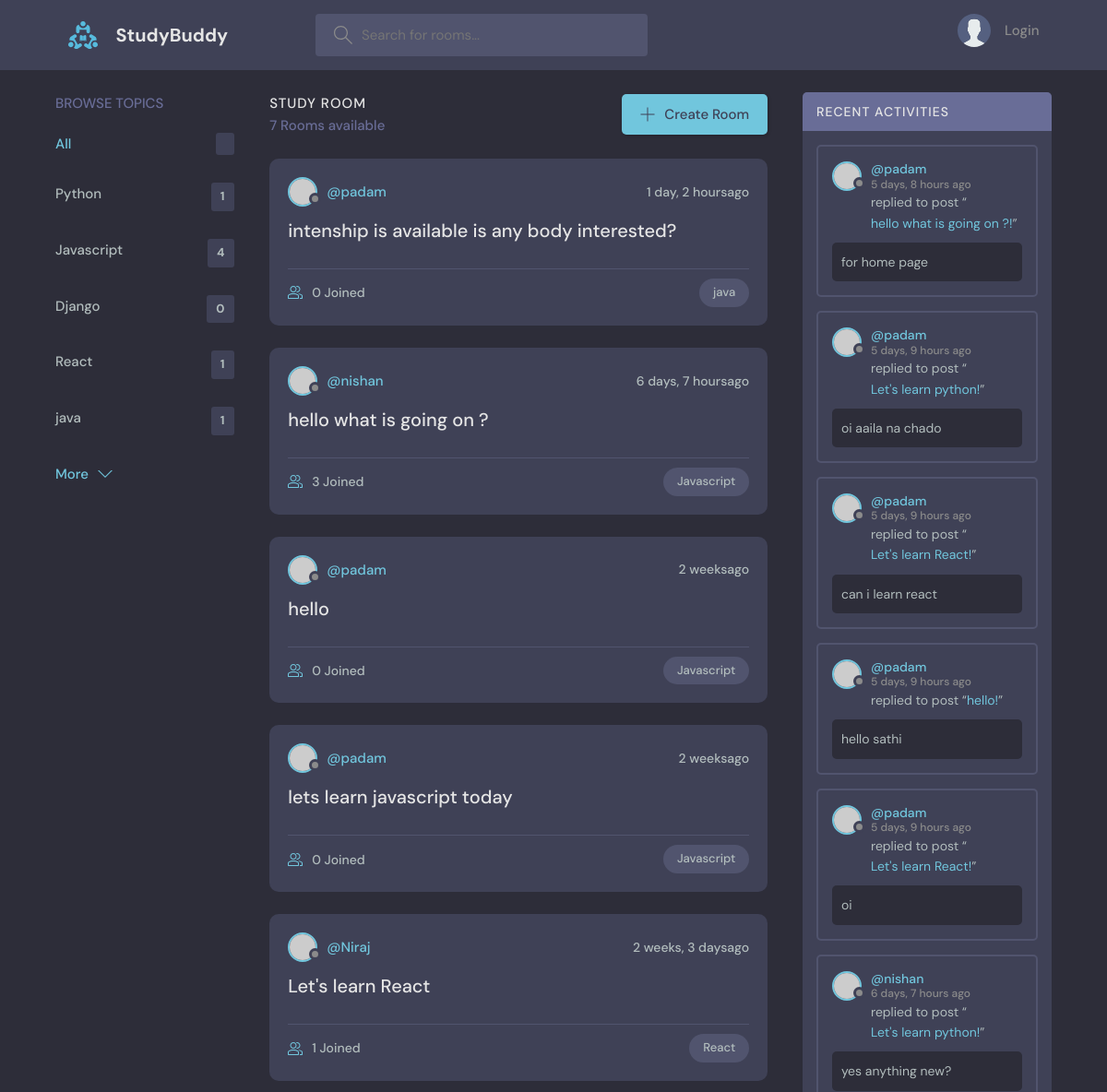
The app's page / (upper part), older data.
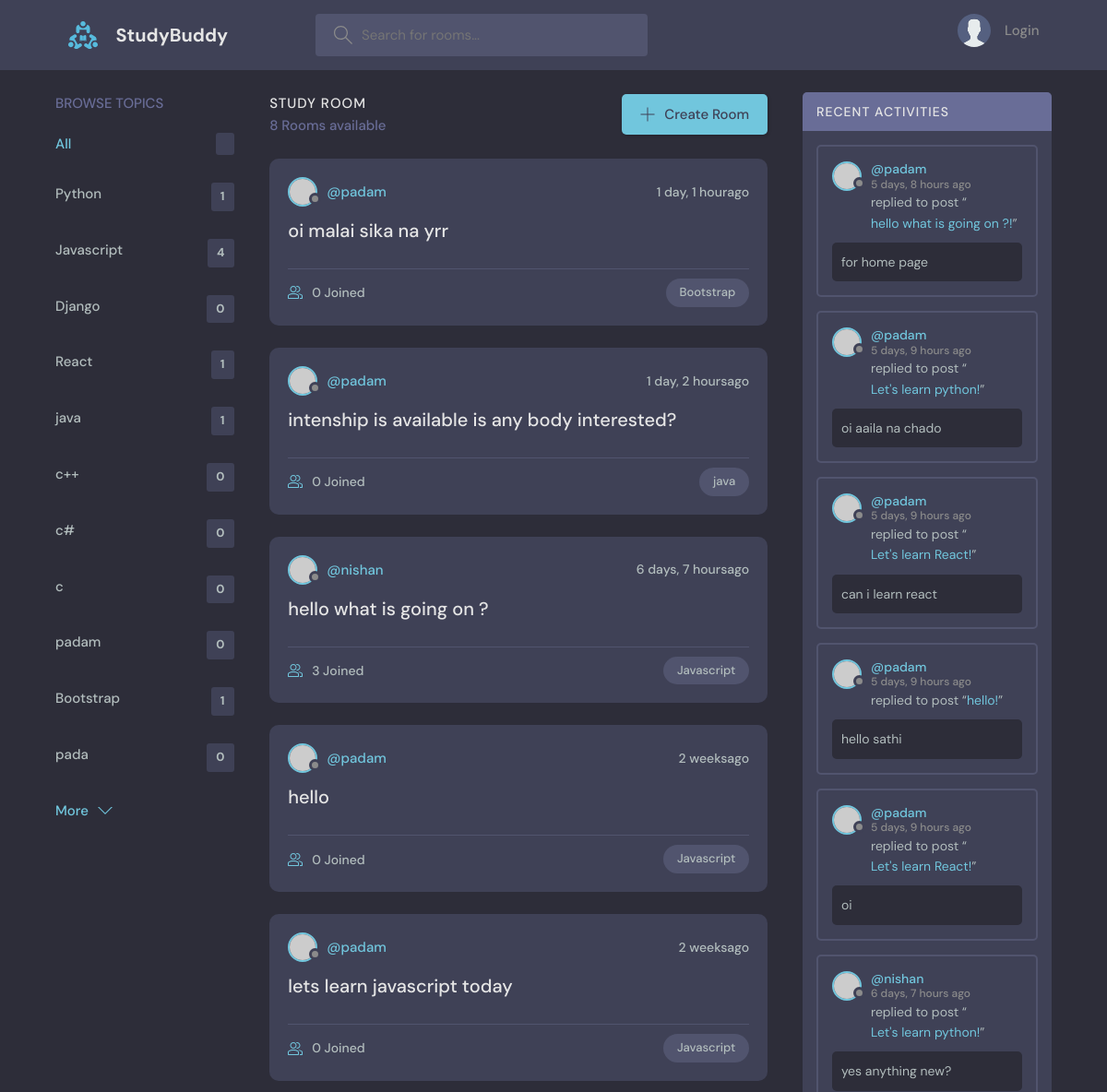
The same page, newer data.
### base/models.py (models this page shows, shortened)
class Topic(models.Model):
    name = models.CharField(max_length=200)

class Room(models.Model):
    host = models.ForeignKey(User,on_delete = models.SET_NULL,null = True)
    topic = models.ForeignKey(Topic,on_delete = models.SET_NULL,null = True)
    name = models.CharField(max_length=200)
    description = models.TextField(null= True,blank = True) #null= true or black= true -- means it cannot be null and black
    participants = models.ManyToManyField(User,related_name='participants' ,blank=True)
    updated = models.DateTimeField(auto_now = True)#it take timestamp everytime whenever updated
    created = models.DateTimeField(auto_now_add = True) #it takes timestapm at the beginning only
    class Meta:
        ordering = ['-updated','-created'] # (-) will make the ordering of lettest item at beginning
    def __str__(self):
        return self.name

class Message(models.Model):
    user = models.ForeignKey(User,on_delete = models.CASCADE)
    room = models.ForeignKey(Room,on_delete=models.CASCADE) #0n_delete= models.CASCADE =>means all the child messages will be deleted
    body= models.TextField()
    updated = models.DateField(auto_now = True)
    created = models.DateTimeField(auto_now_add = True)
    class Meta:
        ordering = ['-updated','-created']

### base/views.py (the view)
# urls.py: path('',views.home,name="home"),
def home(request):
    q = request.GET.get('q') if request.GET.get('q') != None else ''
    rooms = Room.objects.filter(
        Q(topic__name__icontains = q) |
        Q(name__icontains = q) |
        Q(description__icontains = q)
        )
    rooms_count = rooms.count()
    topics = Topic.objects.all()
    room_messages = Message.objects.filter(Q(room__topic__name__icontains = q))
    context = {
        'rooms':rooms,
        'topic':topics,
        'room_count':rooms_count,
        'room_message':room_messages
               }
    return render(request,'base/home.html',context)

### base/templates/base/home.html (shortened to what this page needs)
    {% extends 'main.html' %}
    {% block content %}
    <main class="layout layout--3">
      <div class="container">
        {% include 'base/topics_components.html' %}
        <div class="roomList">
          <div class="roomList__header">
            <div>
              <h2>Study Room</h2>
              <p>{{room_count}} Rooms available</p>
            </div>
            <a class="btn btn--main" href="{% url 'create-room' %}">
              <svg version="1.1" xmlns="http://www.w3.org/2000/svg" width="32" height="32" viewBox="0 0 32 32">
                <title>add</title>
                <path
                  d="M16.943 0.943h-1.885v14.115h-14.115v1.885h14.115v14.115h1.885v-14.115h14.115v-1.885h-14.115v-14.115z"
                ></path>
              </svg>
              Create Room
            </a>
          </div>
         {% include 'base/feed_components.html' %}
        </div>
        {% include 'base/activity_components.html' %}
      </div>
    </main>
{% endblock content %}

### base/templates/base/topics_components.html
<div class="topics">
    <div class="topics__header">
      <h2>Browse Topics</h2>
    </div>
    <ul class="topics__list">
      <li>
        <a href="{% url 'home' %}" class="active">All <span>{{topics.count}}</span></a>
      </li>
      {% for topics in topic %}
      <li>
        <a href="{% url 'home' %}?q={{topics.name}}">{{topics.name}} <span>{{topics.room_set.all.count}}</span></a>
      </li>
      {% endfor %}
    </ul>
    <a class="btn btn--link" href="topics.html">
      More
      <svg version="1.1" xmlns="http://www.w3.org/2000/svg" width="32" height="32" viewBox="0 0 32 32">
        <title>chevron-down</title>
        <path d="M16 21l-13-13h-3l16 16 16-16h-3l-13 13z"></path>
      </svg>
    </a>
  </div>

### base/templates/base/feed_components.html (shortened to what this page needs)
{% for i in rooms %}
<div class="roomListRoom">
    <div class="roomListRoom__header">
      <a href="{% url 'userProfile' i.host.id %}" class="roomListRoom__author">
        <div class="avatar avatar--small">
          <img src="https://randomuser.me/api/portraits/women/11.jpg" />
        </div>
        <span>@{{i.host.username}}</span>
      </a>
      <div class="roomListRoom__actions">
        <span>{{i.created |timesince}}ago</span>
      </div>
    </div>
    <div class="roomListRoom__content">
      <a href="{%  url 'room' i.id %}">{{i.name}}</a>
    </div>
    <div class="roomListRoom__meta">
      <a href="{%  url 'room' i.id %}" class="roomListRoom__joined">
        {{i.participants.all.count}} Joined
      </a>
      <p class="roomListRoom__topic">{{i.topic.name}}</p>
    </div>
  </div>
{% endfor %}

### base/templates/base/activity_components.html (shortened to what this page needs)
<div class="activities">
    <div class="activities__header">
      <h2>Recent Activities</h2>
    </div>
    {% for message in room_message %}
    <div class="activities__box">
      <div class="activities__boxHeader roomListRoom__header">
        <a href=" {% url 'userProfile' message.user.id %}" class="roomListRoom__author">
          <div class="avatar avatar--small">
            <img src="https://randomuser.me/api/portraits/women/11.jpg" />
          </div>
          <p>
            @{{message.user}}
            <span>{{message.created|timesince}} ago</span>
          </p>
        </a>
      </div>
      <div class="activities__boxContent">
        <p>replied to post “<a href="{% url 'room' message.room.id %}">{{message.room}}!</a>”</p>
        <div class="activities__boxRoomContent">
         {{message.body}}
        </div>
      </div>
    </div>
    {% endfor %}
  </div>

Row changes from the older to the newer data that the page shows:
no longer on this page (row unchanged): Room: host.username "Niraj", created "2 weeks, 3 days", name "Let's learn React", participants.all.count "1", topic.name "React"
added Topic: name "c++", room_set.all.count "0"
added Topic: name "c#", room_set.all.count "0"
added Topic: name "c", room_set.all.count "0"
added Topic: name "padam", room_set.all.count "0"
added Topic: name "Bootstrap", room_set.all.count "1"
added Topic: name "pada", room_set.all.count "0"
added Room: host.username "padam", created "1 day, 1 hour", name "oi malai sika na yrr", participants.all.count "0", topic.name "Bootstrap"
Text that changed along with them:
{{ room_count }}: "7" → "8"
